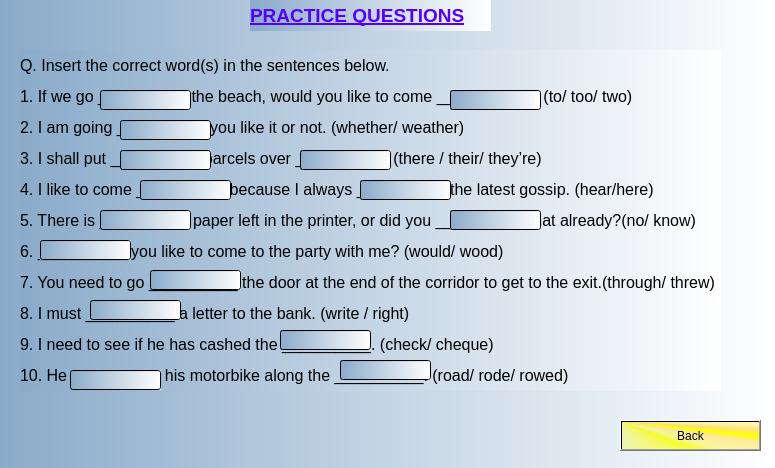
<?xml version="1.0" encoding="UTF-8"?>
<ui version="4.0">
 <class>prac1</class>
 <widget class="QDialog" name="prac1">
  <property name="geometry">
   <rect>
    <x>0</x>
    <y>0</y>
    <width>775</width>
    <height>468</height>
   </rect>
  </property>
  <property name="windowTitle">
   <string>Dialog</string>
  </property>
  <property name="styleSheet">
   <string notr="true">background-color: qlineargradient(spread:pad, x1:0, y1:0, x2:1, y2:0, stop:0 rgba(138, 171, 202, 255), stop:1 rgba(255, 255, 255, 255));</string>
  </property>
  <widget class="QPushButton" name="pushButton">
   <property name="geometry">
    <rect>
     <x>620</x>
     <y>420</y>
     <width>141</width>
     <height>31</height>
    </rect>
   </property>
   <property name="styleSheet">
    <string notr="true">background-color: qconicalgradient(cx:0, cy:0, angle:135, stop:0 rgba(255, 255, 0, 69), stop:0.375 rgba(255, 255, 0, 69), stop:0.423533 rgba(251, 255, 0, 145), stop:0.45 rgba(247, 255, 0, 208), stop:0.477581 rgba(255, 244, 71, 130), stop:0.518717 rgba(255, 218, 71, 130), stop:0.55 rgba(255, 255, 0, 255), stop:0.57754 rgba(255, 203, 0, 130), stop:0.625 rgba(255, 255, 0, 69), stop:1 rgba(255, 255, 0, 69));
font: 75 12pt &quot;MS Shell Dlg 2&quot;;</string>
   </property>
   <property name="text">
    <string>Back</string>
   </property>
  </widget>
  <widget class="QLabel" name="label">
   <property name="geometry">
    <rect>
     <x>250</x>
     <y>0</y>
     <width>241</width>
     <height>31</height>
    </rect>
   </property>
   <property name="text">
    <string>&lt;html&gt;&lt;head/&gt;&lt;body&gt;&lt;p&gt;&lt;span style=&quot; font-size:14pt; font-weight:600; text-decoration: underline; color:#5500ff;&quot;&gt;PRACTICE QUESTIONS&lt;/span&gt;&lt;/p&gt;&lt;/body&gt;&lt;/html&gt;</string>
   </property>
  </widget>
  <widget class="QLabel" name="label_2">
   <property name="geometry">
    <rect>
     <x>20</x>
     <y>50</y>
     <width>701</width>
     <height>341</height>
    </rect>
   </property>
   <property name="text">
    <string>&lt;html&gt;&lt;head/&gt;&lt;body&gt;&lt;p&gt;&lt;span style=&quot; font-size:12pt;&quot;&gt;Q. Insert the correct word(s) in the sentences below.&lt;/span&gt;&lt;/p&gt;&lt;p&gt;&lt;span style=&quot; font-size:12pt;&quot;&gt;1. If we go __________ the beach, would you like to come __________ ? (to/ too/ two)&lt;/span&gt;&lt;/p&gt;&lt;p&gt;&lt;span style=&quot; font-size:12pt;&quot;&gt;2. I am going __________ you like it or not. (whether/ weather)&lt;/span&gt;&lt;/p&gt;&lt;p&gt;&lt;span style=&quot; font-size:12pt;&quot;&gt;3. I shall put __________  parcels over __________. (there / their/ they’re)&lt;/span&gt;&lt;/p&gt;&lt;p&gt;&lt;span style=&quot; font-size:12pt;&quot;&gt;4. I like to come __________ because I always __________ the latest gossip. (hear/here)&lt;/span&gt;&lt;/p&gt;&lt;p&gt;&lt;span style=&quot; font-size:12pt;&quot;&gt;5. There is __________ paper left in the printer, or did you __________ that already?(no/ know)&lt;/span&gt;&lt;/p&gt;&lt;p&gt;&lt;span style=&quot; font-size:12pt;&quot;&gt;6. __________ you like to come to the party with me? (would/ wood)&lt;/span&gt;&lt;/p&gt;&lt;p&gt;&lt;span style=&quot; font-size:12pt;&quot;&gt;7. You need to go __________ the door at the end of the corridor to get to the exit.(through/ threw)&lt;/span&gt;&lt;/p&gt;&lt;p&gt;&lt;span style=&quot; font-size:12pt;&quot;&gt;8. I must __________ a letter to the bank. (write / right)&lt;/span&gt;&lt;/p&gt;&lt;p&gt;&lt;span style=&quot; font-size:12pt;&quot;&gt;9. I need to see if he has cashed the __________. (check/ cheque)&lt;/span&gt;&lt;/p&gt;&lt;p&gt;&lt;span style=&quot; font-size:12pt;&quot;&gt;10. He __________ his motorbike along the __________. (road/ rode/ rowed)&lt;/span&gt;&lt;/p&gt;&lt;/body&gt;&lt;/html&gt;</string>
   </property>
  </widget>
  <widget class="QLineEdit" name="lineEdit">
   <property name="geometry">
    <rect>
     <x>100</x>
     <y>90</y>
     <width>91</width>
     <height>20</height>
    </rect>
   </property>
  </widget>
  <widget class="QLineEdit" name="lineEdit_2">
   <property name="geometry">
    <rect>
     <x>450</x>
     <y>90</y>
     <width>91</width>
     <height>20</height>
    </rect>
   </property>
  </widget>
  <widget class="QLineEdit" name="lineEdit_3">
   <property name="geometry">
    <rect>
     <x>120</x>
     <y>120</y>
     <width>91</width>
     <height>20</height>
    </rect>
   </property>
  </widget>
  <widget class="QLineEdit" name="lineEdit_4">
   <property name="geometry">
    <rect>
     <x>300</x>
     <y>150</y>
     <width>91</width>
     <height>20</height>
    </rect>
   </property>
  </widget>
  <widget class="QLineEdit" name="lineEdit_5">
   <property name="geometry">
    <rect>
     <x>120</x>
     <y>150</y>
     <width>91</width>
     <height>20</height>
    </rect>
   </property>
  </widget>
  <widget class="QLineEdit" name="lineEdit_6">
   <property name="geometry">
    <rect>
     <x>140</x>
     <y>180</y>
     <width>91</width>
     <height>20</height>
    </rect>
   </property>
  </widget>
  <widget class="QLineEdit" name="lineEdit_7">
   <property name="geometry">
    <rect>
     <x>360</x>
     <y>180</y>
     <width>91</width>
     <height>20</height>
    </rect>
   </property>
  </widget>
  <widget class="QLineEdit" name="lineEdit_8">
   <property name="geometry">
    <rect>
     <x>100</x>
     <y>210</y>
     <width>91</width>
     <height>20</height>
    </rect>
   </property>
  </widget>
  <widget class="QLineEdit" name="lineEdit_9">
   <property name="geometry">
    <rect>
     <x>450</x>
     <y>210</y>
     <width>91</width>
     <height>20</height>
    </rect>
   </property>
  </widget>
  <widget class="QLineEdit" name="lineEdit_10">
   <property name="geometry">
    <rect>
     <x>40</x>
     <y>240</y>
     <width>91</width>
     <height>20</height>
    </rect>
   </property>
  </widget>
  <widget class="QLineEdit" name="lineEdit_11">
   <property name="geometry">
    <rect>
     <x>150</x>
     <y>270</y>
     <width>91</width>
     <height>20</height>
    </rect>
   </property>
  </widget>
  <widget class="QLineEdit" name="lineEdit_12">
   <property name="geometry">
    <rect>
     <x>90</x>
     <y>300</y>
     <width>91</width>
     <height>20</height>
    </rect>
   </property>
  </widget>
  <widget class="QLineEdit" name="lineEdit_13">
   <property name="geometry">
    <rect>
     <x>70</x>
     <y>370</y>
     <width>91</width>
     <height>20</height>
    </rect>
   </property>
  </widget>
  <widget class="QLineEdit" name="lineEdit_14">
   <property name="geometry">
    <rect>
     <x>280</x>
     <y>330</y>
     <width>91</width>
     <height>20</height>
    </rect>
   </property>
  </widget>
  <widget class="QLineEdit" name="lineEdit_15">
   <property name="geometry">
    <rect>
     <x>340</x>
     <y>360</y>
     <width>91</width>
     <height>20</height>
    </rect>
   </property>
  </widget>
 </widget>
 <resources/>
 <connections/>
</ui>
